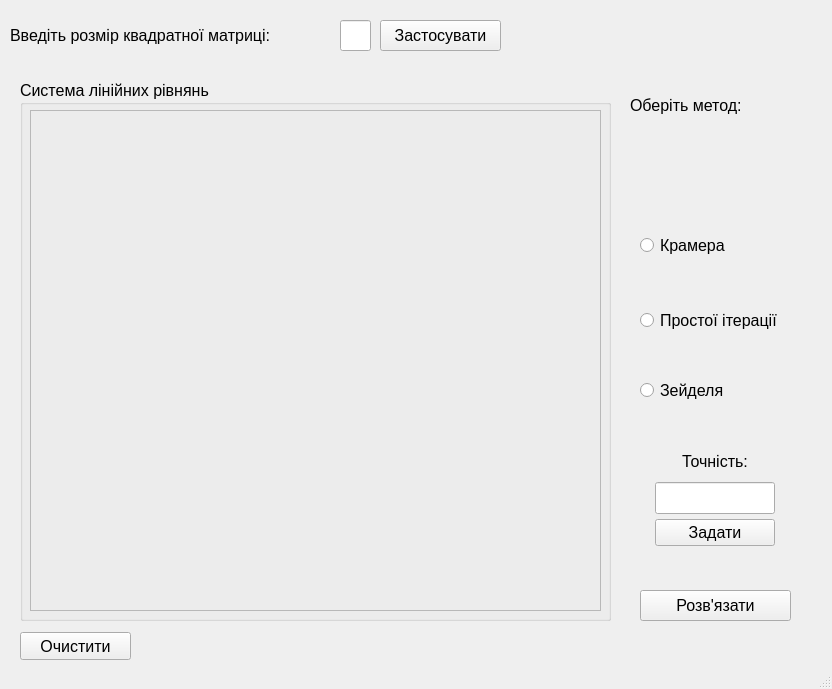
<?xml version="1.0" encoding="UTF-8"?>
<ui version="4.0">
 <class>MainWindow</class>
 <widget class="QMainWindow" name="MainWindow">
  <property name="geometry">
   <rect>
    <x>0</x>
    <y>0</y>
    <width>832</width>
    <height>689</height>
   </rect>
  </property>
  <property name="windowTitle">
   <string>MainWindow</string>
  </property>
  <widget class="QWidget" name="centralwidget">
   <widget class="QRadioButton" name="kr">
    <property name="geometry">
     <rect>
      <x>640</x>
      <y>230</y>
      <width>171</width>
      <height>31</height>
     </rect>
    </property>
    <property name="font">
     <font>
      <pointsize>12</pointsize>
     </font>
    </property>
    <property name="text">
     <string>Крамера</string>
    </property>
   </widget>
   <widget class="QRadioButton" name="si">
    <property name="geometry">
     <rect>
      <x>640</x>
      <y>310</y>
      <width>181</width>
      <height>20</height>
     </rect>
    </property>
    <property name="font">
     <font>
      <pointsize>12</pointsize>
     </font>
    </property>
    <property name="text">
     <string>Простої ітерації</string>
    </property>
   </widget>
   <widget class="QRadioButton" name="sei">
    <property name="geometry">
     <rect>
      <x>640</x>
      <y>380</y>
      <width>111</width>
      <height>21</height>
     </rect>
    </property>
    <property name="font">
     <font>
      <pointsize>12</pointsize>
     </font>
    </property>
    <property name="text">
     <string>Зейделя</string>
    </property>
   </widget>
   <widget class="QLineEdit" name="in_n">
    <property name="geometry">
     <rect>
      <x>340</x>
      <y>20</y>
      <width>31</width>
      <height>31</height>
     </rect>
    </property>
    <property name="font">
     <font>
      <pointsize>12</pointsize>
     </font>
    </property>
   </widget>
   <widget class="QPushButton" name="c_btn">
    <property name="geometry">
     <rect>
      <x>20</x>
      <y>632</y>
      <width>111</width>
      <height>28</height>
     </rect>
    </property>
    <property name="font">
     <font>
      <pointsize>12</pointsize>
     </font>
    </property>
    <property name="text">
     <string>Очистити</string>
    </property>
   </widget>
   <widget class="QPushButton" name="s_btn">
    <property name="geometry">
     <rect>
      <x>640</x>
      <y>590</y>
      <width>151</width>
      <height>31</height>
     </rect>
    </property>
    <property name="font">
     <font>
      <pointsize>12</pointsize>
     </font>
    </property>
    <property name="text">
     <string>Розв'язати</string>
    </property>
   </widget>
   <widget class="QLabel" name="label">
    <property name="geometry">
     <rect>
      <x>10</x>
      <y>20</y>
      <width>331</width>
      <height>31</height>
     </rect>
    </property>
    <property name="font">
     <font>
      <pointsize>12</pointsize>
     </font>
    </property>
    <property name="text">
     <string>Введіть розмір квадратної матриці:</string>
    </property>
   </widget>
   <widget class="QPushButton" name="in_n_btn">
    <property name="geometry">
     <rect>
      <x>380</x>
      <y>20</y>
      <width>121</width>
      <height>31</height>
     </rect>
    </property>
    <property name="font">
     <font>
      <pointsize>12</pointsize>
     </font>
    </property>
    <property name="text">
     <string>Застосувати</string>
    </property>
   </widget>
   <widget class="QLabel" name="label_2">
    <property name="geometry">
     <rect>
      <x>630</x>
      <y>90</y>
      <width>171</width>
      <height>31</height>
     </rect>
    </property>
    <property name="font">
     <font>
      <pointsize>12</pointsize>
     </font>
    </property>
    <property name="text">
     <string>Оберіть метод:</string>
    </property>
   </widget>
   <widget class="QGroupBox" name="gb">
    <property name="geometry">
     <rect>
      <x>20</x>
      <y>80</y>
      <width>591</width>
      <height>541</height>
     </rect>
    </property>
    <property name="font">
     <font>
      <pointsize>12</pointsize>
     </font>
    </property>
    <property name="title">
     <string>Система лінійних рівнянь</string>
    </property>
    <widget class="QFrame" name="matrix_container">
     <property name="geometry">
      <rect>
       <x>10</x>
       <y>30</y>
       <width>571</width>
       <height>501</height>
      </rect>
     </property>
     <property name="frameShape">
      <enum>QFrame::StyledPanel</enum>
     </property>
     <property name="frameShadow">
      <enum>QFrame::Raised</enum>
     </property>
    </widget>
   </widget>
   <widget class="QLabel" name="sol">
    <property name="geometry">
     <rect>
      <x>140</x>
      <y>630</y>
      <width>671</width>
      <height>31</height>
     </rect>
    </property>
    <property name="font">
     <font>
      <pointsize>12</pointsize>
     </font>
    </property>
    <property name="text">
     <string/>
    </property>
   </widget>
   <widget class="QWidget" name="verticalLayoutWidget">
    <property name="geometry">
     <rect>
      <x>640</x>
      <y>440</y>
      <width>151</width>
      <height>113</height>
     </rect>
    </property>
    <layout class="QVBoxLayout" name="verticalLayout">
     <property name="spacing">
      <number>0</number>
     </property>
     <item alignment="Qt::AlignHCenter">
      <widget class="QLabel" name="eps_lbl">
       <property name="maximumSize">
        <size>
         <width>16777215</width>
         <height>32</height>
        </size>
       </property>
       <property name="font">
        <font>
         <pointsize>12</pointsize>
        </font>
       </property>
       <property name="text">
        <string>Точність:</string>
       </property>
      </widget>
     </item>
     <item alignment="Qt::AlignHCenter">
      <widget class="QLineEdit" name="in_eps">
       <property name="maximumSize">
        <size>
         <width>120</width>
         <height>32</height>
        </size>
       </property>
       <property name="font">
        <font>
         <pointsize>12</pointsize>
        </font>
       </property>
      </widget>
     </item>
     <item alignment="Qt::AlignHCenter">
      <widget class="QPushButton" name="eps_btn">
       <property name="minimumSize">
        <size>
         <width>120</width>
         <height>0</height>
        </size>
       </property>
       <property name="maximumSize">
        <size>
         <width>160</width>
         <height>16777215</height>
        </size>
       </property>
       <property name="font">
        <font>
         <pointsize>12</pointsize>
        </font>
       </property>
       <property name="text">
        <string>Задати</string>
       </property>
      </widget>
     </item>
    </layout>
   </widget>
  </widget>
  <widget class="QMenuBar" name="menubar">
   <property name="geometry">
    <rect>
     <x>0</x>
     <y>0</y>
     <width>832</width>
     <height>26</height>
    </rect>
   </property>
  </widget>
  <widget class="QStatusBar" name="statusbar"/>
 </widget>
 <resources/>
 <connections/>
</ui>
